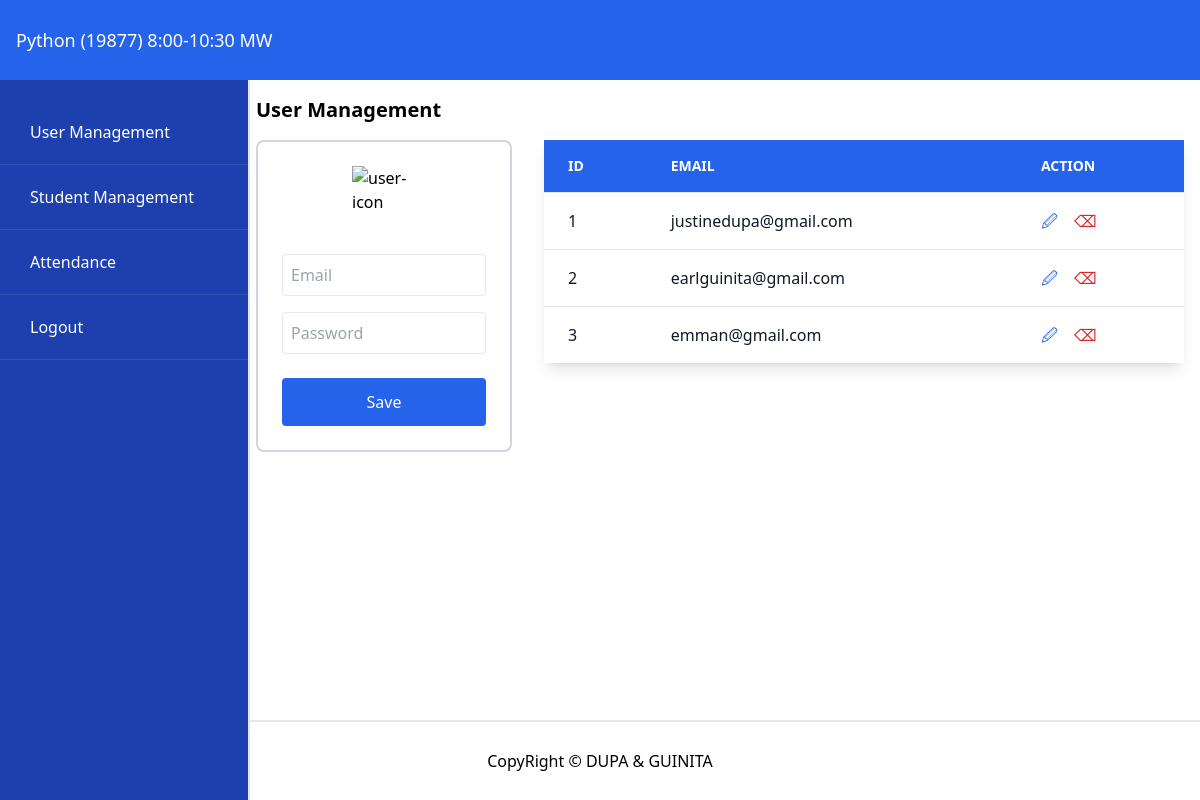
The page /admin on the database its author committed.
### tables this page shows
CREATE TABLE admin(
id integer primary key autoincrement,
email varchar(50) unique,
password varchar(25));

### app.py (the view)
@app.route("/admin")
def admin():
    admins = getAll('admin')
    return render_template('admin.html', adminlist=admins, admin=None)

### db/dbhelper.py (called while the page is built)
def getProcess(sql, vals) -> list:
    conn = connect(database)
    conn.row_factory = Row
    cursor = conn.cursor()
    cursor.execute(sql, vals)
    data = cursor.fetchall()
    cursor.close()
    conn.close()
    return data

def getAll(table) -> list:
    sql = f"SELECT * FROM {table}"
    return getProcess(sql, [])

### templates/admin.html (shortened to what this page needs)
<!DOCTYPE html>
<html lang="en">
  <head>
    <script src="https://cdn.tailwindcss.com"></script>
    <link rel="stylesheet" href="../static/css/style.css" />
  </head>
  <body>
    <header
      class="w-full h-[10vh] min-h-[60px] flex items-center bg-blue-600 px-4 fixed top-0 left-0 z-50"
    >
      <p class="text-white text-sm sm:text-base md:text-lg">
        Python (19877) 8:00-10:30 MW
      </p>
    </header>
    <aside id="sidebar">
      <a href="{{ url_for('admin') }}">User Management</a>
      <a href="{{ url_for('dashboard') }}">Student Management</a>
      <a href="{{ url_for('attendance')}}">Attendance</a>
      <a href="{{ url_for('signin') }}">Logout</a>
    </aside>
    <div class="content-wrapper">
      <div class="hidden lg:flex h-full">
        <div class="w-[30%] p-4 overflow-y-auto">
          <p class="text-xl font-semibold text-black mb-4">User Management</p>
          <div class="bg-white border-2 border-gray-300 rounded-lg p-6">
            <div class="w-full flex justify-center mb-6">
              <img
                src="https://cdn-icons-png.flaticon.com/512/3135/3135715.png"
                alt="user-icon"
                class="w-16 h-16"
              />
            </div>
            <form
              method="POST"
              action="{% if admin %}{{ url_for('update_admin', id=admin['id']) }}{% else %}{{ url_for('add_admin') }}{% endif %}"
              class="w-full flex flex-col gap-4"
            >
              <input
                type="email"
                name="email"
                value="{% if admin %}{{ admin['email'] }}{% endif %}"
                class="border p-2 rounded w-full focus:outline-none focus:ring-2 focus:ring-blue-500"
                placeholder="Email"
                required
              />
              <input
                type="password"
                name="password"
                class="border p-2 rounded w-full focus:outline-none focus:ring-2 focus:ring-blue-500"
                placeholder="{% if admin %}New Password (leave blank to keep current){% else %}Password{% endif %}"
                {%
                if
                not
                admin
                %}required{%
                endif
                %}
              />
              <button
                type="submit"
                class="w-full h-12 text-white rounded bg-blue-600 hover:bg-blue-700 mt-2"
              >
                {% if admin %}Update{% else %}Save{% endif %}
              </button>
            </form>
          </div>
        </div>
        <div class="w-[70%] p-4 overflow-y-auto">
          <div class="bg-white rounded-lg shadow-lg">
            <div class="overflow-x-auto lg:mt-11">
              <table class="min-w-full divide-y divide-gray-200">
                <thead class="bg-blue-600">
                  <tr>
                    <th
                      class="px-6 py-4 text-left text-sm font-semibold text-white uppercase"
                    >
                      ID
                    </th>
                    <th
                      class="px-6 py-4 text-left text-sm font-semibold text-white uppercase"
                    >
                      EMAIL
                    </th>
                    <th
                      class="px-6 py-4 text-left text-sm font-semibold text-white uppercase"
                    >
                      ACTION
                    </th>
                  </tr>
                </thead>
                <tbody class="bg-white divide-y divide-gray-200">
                  {% if adminlist %} {% for adm in adminlist %}
                  <tr>
                    <td class="px-6 py-4 text-base text-gray-900">
                      {{ adm['id'] }}
                    </td>
                    <td class="px-6 py-4 text-base text-gray-900">
                      {{ adm['email'] }}
                    </td>
                    <td class="px-6 py-4 text-base">
                      <a
                        href="{{ url_for('update_admin', id=adm['id']) }}"
                        class="text-blue-600 hover:text-blue-800 mr-3 font-medium"
                        >&#128393;</a
                      >
                      <a
                        href="{{ url_for('delete_admin', id=adm['id']) }}"
                        onclick="return confirm('Are you sure you want to delete this admin?')"
                        class="text-red-600 hover:text-red-800 font-medium"
                        >&#9003;</a
                      >
                    </td>
                  </tr>
                  {% endfor %} {% else %}
                  <tr>
                    <td colspan="4" class="px-6 py-4 text-center text-gray-500">
                      No admins found
                    </td>
                  </tr>
                  {% endif %}
                </tbody>
              </table>
            </div>
          </div>
        </div>
      </div>
    </div>
    <footer
      class="w-full h-[10vh] min-h-[60px] flex justify-center items-center border-t-2 border-t-gray-200 fixed bottom-0 left-0 bg-white z-40"
    >
      <p class="text-xs sm:text-sm md:text-base text-center">
        CopyRight &copy; DUPA & GUINITA
      </p>
    </footer>
  </body>
</html>

### static/css/style.css (style rules this page uses)
html, body { width: 100%; height: 100%; padding: 0; margin: 0; }
#sidebar { position: fixed; top: 10vh; left: -300px; width: 280px; height: calc(90vh - 10vh); background-color: #1e40af; transition: left 0.3s ease; z-index: 50; padding-top: 20px; box-shadow: 2px 0 10px rgba(0, 0, 0, 0.3); overflow-y: auto; }
#sidebar a { display: block; color: white; padding: 20px 30px; text-decoration: none; font-size: 16px; transition: background-color 0.3s ease; border-bottom: 1px solid rgba(255, 255, 255, 0.1); }
.content-wrapper { position: fixed; top: 10vh; left: 0; right: 0; bottom: 10vh; overflow-y: auto; }
@media (min-width: 1024px) { #sidebar { position: fixed; left: 0; width: 20%; min-width: 250px; top: 10vh; height: calc(90vh); box-shadow: none; border-right: 2px solid #e5e7eb; } }
@media (min-width: 1024px) { .content-wrapper { left: 20%; } }

### rows shown on the page
admin: id "1", email "justinedupa@gmail.com"
admin: id "2", email "earlguinita@gmail.com"
admin: id "3", email "emman@gmail.com"
